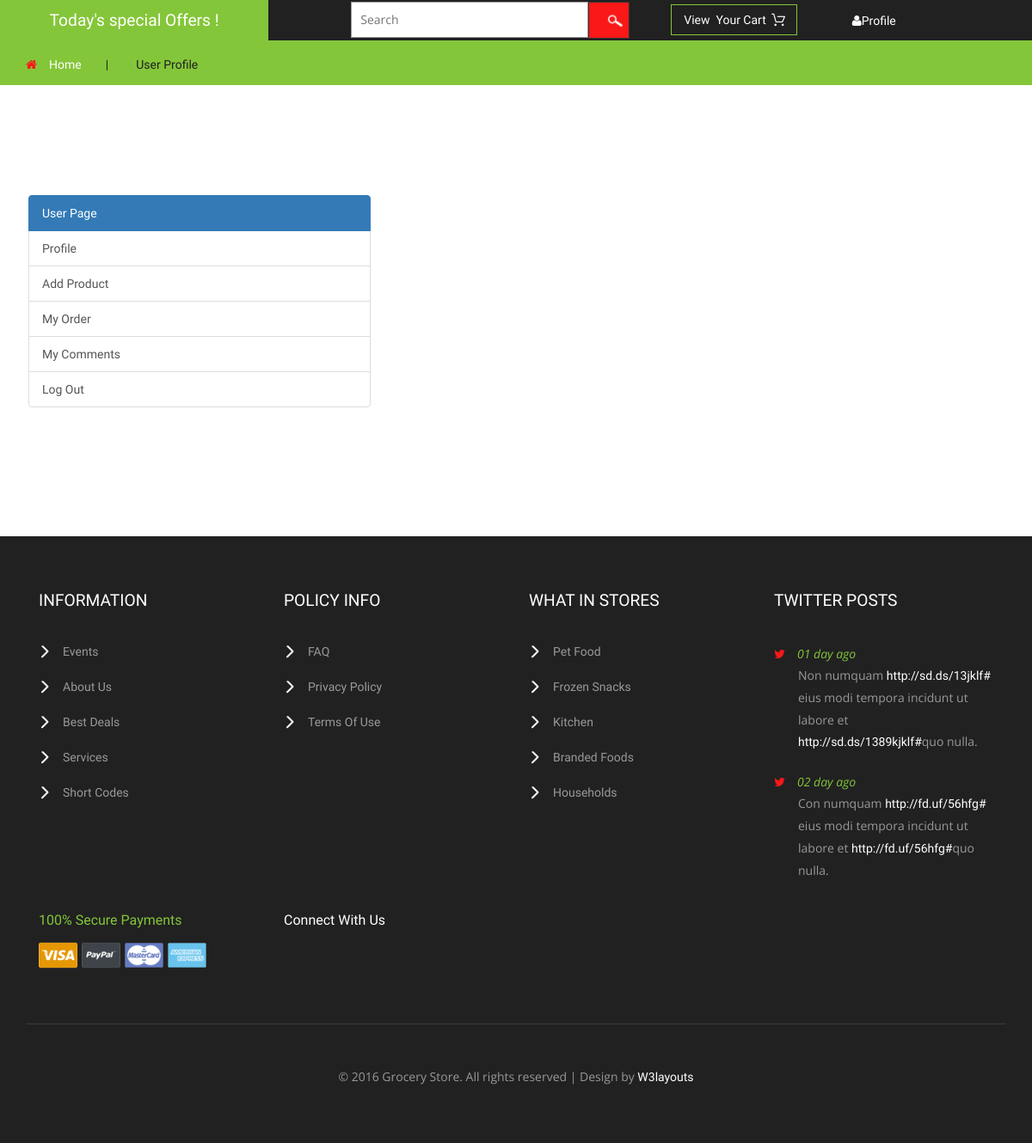
Page /userPage/ on the earlier database version.
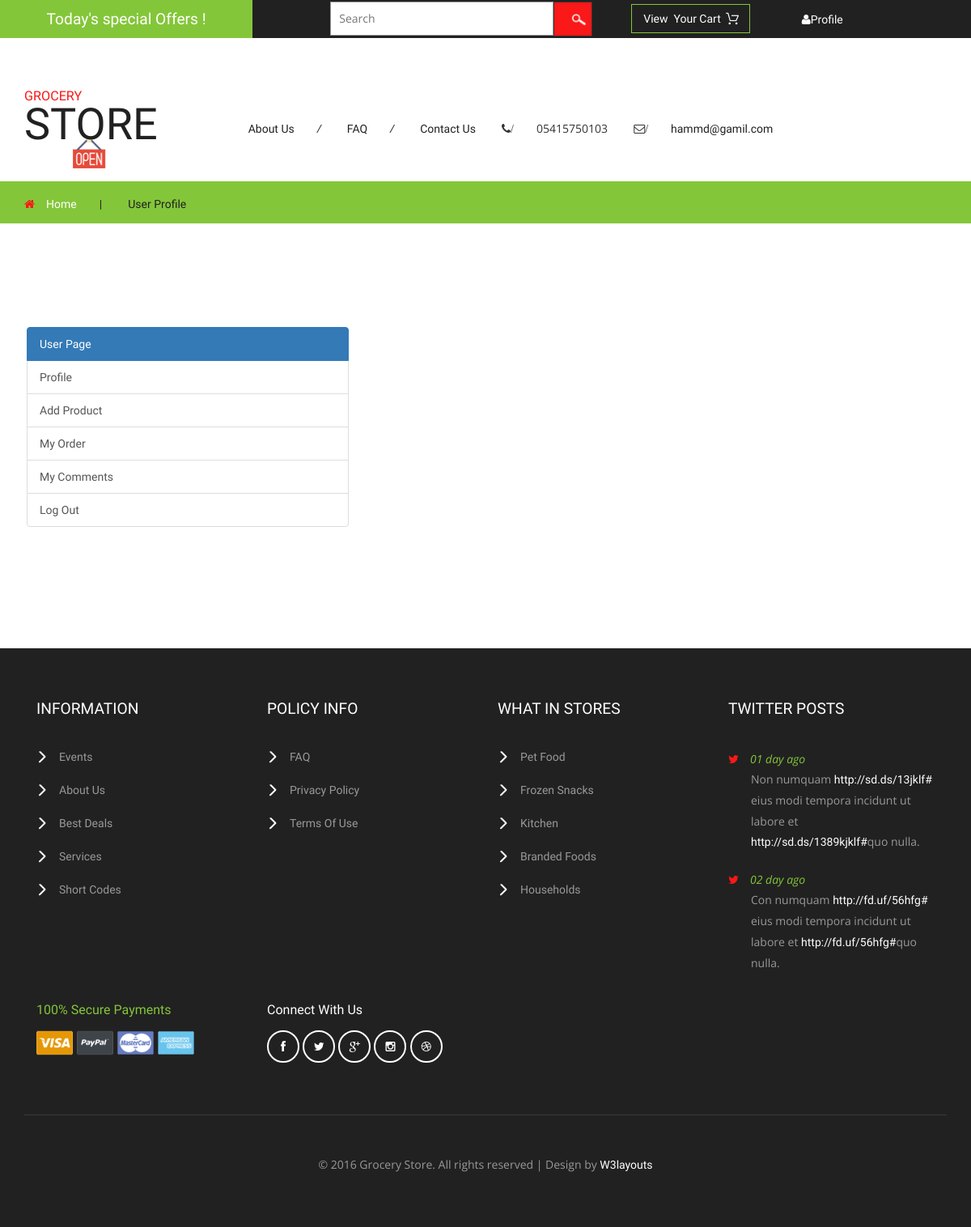
Same page on the later database version.
### main/models.py (models this page shows, shortened)
class Main(models.Model):
    STATUS = (
        ('True', 'Evet'),
        ('False', 'Hayir'),
    )
    name = models.CharField(default='', max_length=40)
    status = models.CharField(default='', max_length=40, choices=STATUS)
    title = models.CharField(max_length=15)
    about  = RichTextUploadingField()
    keyword = models.TextField(max_length=10000)
    description  = models.TextField(max_length=10000)
    company  = models.TextField(max_length=10000)
    smtpserver  = models.CharField(max_length=44)
    smtpemail  = models.CharField(max_length=44)
    smtpPassword = models.CharField(max_length=150)
    smtpPort  = models.CharField(max_length=150)
    pagefa  = models.CharField(max_length=150)
    pagetw  = models.CharField(max_length=150)
    pageyt  = models.CharField(max_length=105)
    pageLink  = models.CharField(max_length=150)
    pageTe = models.CharField(max_length=20,default=0)
    icon  = models.ImageField(blank=True,upload_to='images/')
    name_set = models.CharField(max_length=20,default='-')

### main/views.py (the view)
# urls.py: url(r'^userPage/$',views.userPage,name='userPage'),
def userPage(request):
    pageName = 'User page '
    set = Main.objects.filter(pk = 1)
    cate = Category.objects.all()
    return render(request, 'front/UserPage.html',{'title':pageName,'cate':cate,'set':set})

### main/templates/front/UserPage.html (shortened to what this page needs)
{% extends 'front/master.html' %}
{% load static %}
{% block head %}
    <!DOCTYPE html>
    <html>
    <head>
        <link href="{% static  'front/css/bootstrap.css' %}" rel="stylesheet" type="text/css" media="all"/>
        <link href="{% static  'front/css/style.css' %}" rel="stylesheet" type="text/css" media="all"/>
        <link href="{% static  'css/font-awesome.css' %}" rel="stylesheet" type="text/css" media="all"/>
    </head>
{% endblock %}
{% block mainblock %}
    <div class="products-breadcrumb">
        <div class="container" style="height: 20px ">
            <ul>
                <li><i class="fa fa-home" aria-hidden="true"></i><a href="/home">Home</a><span>|</span></li>
                <li> User Profile</li>
            </ul>
        </div>
    </div>
    <div class="mail">
        <div class="agileinfo_mail_grids">
            <div class="col-md-4 agileinfo_mail_grid_left">
                <div class="row">
                    <div class="col-8">
                        <div class="list-group" id="list-tab" role="tablist">
                            <a class="list-group-item list-group-item-action active" id="list-home-list"
                               data-toggle="list" href="userProfil.html" role="tab" aria-controls="home">User Page</a>
                            <a class="list-group-item list-group-item-action" id="list-profile-list" data-toggle="list"
                               href="/userProfile" role="tab" aria-controls="profile">Profile</a>
                            <a class="list-group-item list-group-item-action" id="list-profile-list" data-toggle="list"
                               href="/userAddProducte" role="tab" aria-controls="profile">Add Product</a>
                            <a class="list-group-item list-group-item-action" id="list-messages-list" data-toggle="list"
                               href="/userShowOrder" role="tab" aria-controls="messages">My Order</a>
                            <a class="list-group-item list-group-item-action" id="list-settings-list" data-toggle="list"
                               href="/userShowComments" role="tab" aria-controls="settings">My Comments</a>
                            <a class="list-group-item list-group-item-action" id="list-settings-list" data-toggle="list"
                               href="/logout" role="tab" aria-controls="settings">Log Out</a>
                        </div>
                    </div>
                    <div class="col-8">
                        <div class="tab-content" id="nav-tabContent">
                        </div>
                    </div>
                </div>
            </div>
            <div class="col-lg-6 agileinfo_mail_grid_right">
            </div>
            <div class="clearfix"></div>
        </div>
    </div>
{% endblock %}

### main/templates/front/master.html (shortened to what the changed rows need)
{% load static %}
{% load mptt_tags %}
{% block head %}
{% endblock %}
{% for i in set %}
<div class="logo_products">
    <div class="container">
        <div class="w3ls_logo_products_left">
            <h1><a href="/home"><span>Grocery</span> Store</a></h1>
        </div>
        <div class="w3ls_logo_products_left1">
            <ul class="special_items">
                <li><a href="/aboutus">About Us</a><i>/</i></li>
                    <li><a href="/sss">FAQ</a><i>/</i></li>
                <li><a href="/contantus">Contact Us</a></li>
                <li><i class="fa fa-phone" aria-hidden="true">/</i>{{ i.pageTe }}</li>
                <li><i class="fa fa-envelope-o" aria-hidden="true">/</i><a href="mailto:hmodalhmod199@g.gmail.com">{{ i.smtpemail }}</a>
                </li>
            </ul>
        </div>
        <div class="clearfix"></div>
    </div>
</div>
{% endfor %}
    {% if title == "Home page " or title == 'Category pange'  or title == 'User page' or title == 'producte Page' or title == 'Show Cart' %}
                    {% load mptt_tags %}
    {% endif %}
    <div class="footer">
        <div class="container">
            <div class="agile_footer_grids">
                <div class="col-md-3 w3_footer_grid agile_footer_grids_w3_footer">
                    <div class="w3_footer_grid_bottom">
                        {% for j in set %}
                        <ul class="agileits_social_icons">
                            <li><a href="{{ j.pagefa }}" class="facebook"><i class="fa fa-facebook" aria-hidden="true"></i></a></li>
                            <li><a href="{{ j.pagetw }}" class="twitter"><i class="fa fa-twitter" aria-hidden="true"></i></a></li>
                            <li><a href="{{ j.pageyt }}" class="google"><i class="fa fa-google-plus" aria-hidden="true"></i></a></li>
                            <li><a href="{{ j.pageTe }}" class="instagram"><i class="fa fa-instagram" aria-hidden="true"></i></a>
                            </li>
                            <li><a href="#" class="dribbble"><i class="fa fa-dribbble" aria-hidden="true"></i></a></li>
                        </ul>
{% endfor %}
                    </div>
                </div>
            </div>
        </div>
    </div>
    </html>

Differences in the rows shown:
now on this page (row edited): Main: pageTe "05415750103", smtpemail "hammd@gamil.com"
